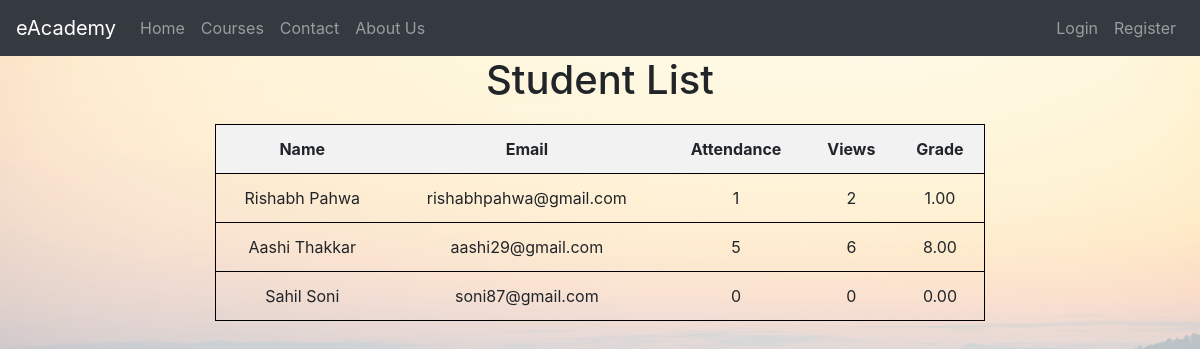
Before: /student/ with the older database file.
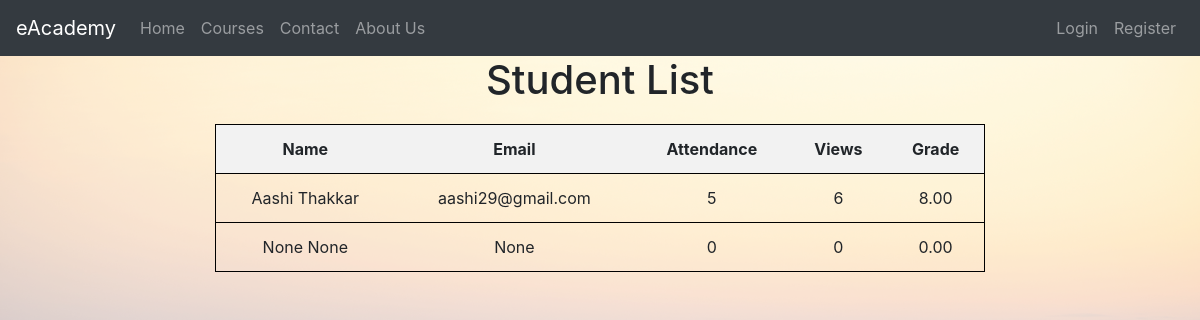
After: the same page with the newer database file.
### eAcademyApp/models.py (models this page shows, shortened)
class Student(models.Model):
    USER_TYPE_CHOICES = [
        ('student', 'Student'),
        ('professor', 'Professor'),
    ]
    user = models.OneToOneField(User, on_delete=models.CASCADE)
    user_type = models.CharField(max_length=10, choices=USER_TYPE_CHOICES, default='student')
    first_name = models.CharField(max_length=100, null=True)
    last_name = models.CharField(max_length=100, null=True)
    email = models.EmailField(unique=True, null=True)
    attendance = models.PositiveIntegerField(default=0)
    views = models.PositiveIntegerField(default=0)
    grade = models.DecimalField(max_digits=5, decimal_places=2, default=0.0)

### eAcademyApp/views.py (the view)
# urls.py: path('student/', views.student_list, name='student_list'),
def student_list(request):
    students = Student.objects.filter(user__student__user_type='student')
    return render(request, 'student_list.html', {'students': students})

### templates/student_list.html
{% extends 'base.html' %}
{% load static %}
{% block content %}
<div class="container">
    <h1>Student List</h1>
    <table class="student-table">
        <thead>
            <tr>
                <th>Name</th>
                <th>Email</th>
                <th>Attendance</th>
                <th>Views</th>
                <th>Grade</th>
            </tr>
        </thead>
        <tbody>
            {% for student in students %}
            <tr>
                <td>{{ student.first_name }} {{ student.last_name }}</td>
                <td>{{ student.email }}</td>
                <td>{{ student.attendance }}</td>
                <td>{{ student.views }}</td>
                <td>{{ student.grade }}</td>
            </tr>
            {% endfor %}
        </tbody>
    </table>
</div>
{% endblock %}

Changed rows visible on the page:
removed Student: first_name "Rishabh", last_name "Pahwa", email "rishabhpahwa@gmail.com", attendance "1", views "2", grade "1.00"
removed Student: first_name "Sahil", last_name "Soni", email "soni87@gmail.com", attendance "0", views "0", grade "0.00"
added Student: first_name "None", last_name "None", email "None", attendance "0", views "0", grade "0.00"
